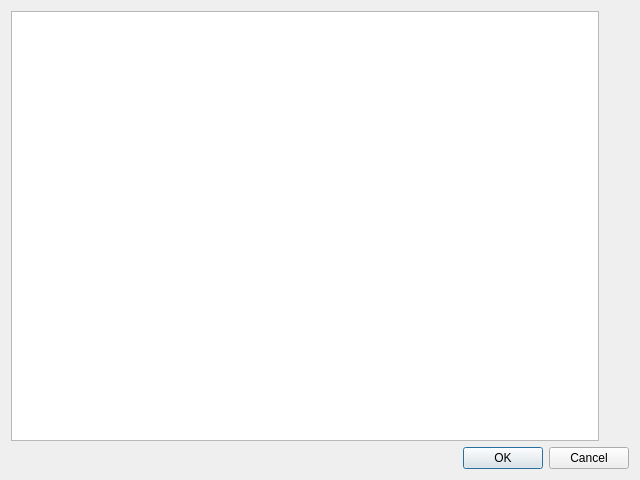
<?xml version="1.0" encoding="UTF-8"?>
<ui version="4.0">
 <class>Config</class>
 <widget class="QDialog" name="Config">
  <property name="geometry">
   <rect>
    <x>0</x>
    <y>0</y>
    <width>640</width>
    <height>480</height>
   </rect>
  </property>
  <property name="windowTitle">
   <string>Add videos</string>
  </property>
  <property name="modal">
   <bool>true</bool>
  </property>
  <layout class="QGridLayout" name="gridLayout">
   <item row="0" column="0" rowspan="4">
    <widget class="QListWidget" name="lswVideos">
     <property name="selectionMode">
      <enum>QAbstractItemView::ExtendedSelection</enum>
     </property>
     <property name="iconSize">
      <size>
       <width>128</width>
       <height>128</height>
      </size>
     </property>
     <property name="movement">
      <enum>QListView::Static</enum>
     </property>
     <property name="viewMode">
      <enum>QListView::IconMode</enum>
     </property>
    </widget>
   </item>
   <item row="0" column="1">
    <widget class="QPushButton" name="btnAdd">
     <property name="minimumSize">
      <size>
       <width>24</width>
       <height>24</height>
      </size>
     </property>
     <property name="maximumSize">
      <size>
       <width>24</width>
       <height>24</height>
      </size>
     </property>
     <property name="icon">
      <iconset resource="../icons.qrc">
       <normaloff>:/icons/icons/list-add.png</normaloff>:/icons/icons/list-add.png</iconset>
     </property>
     <property name="flat">
      <bool>true</bool>
     </property>
    </widget>
   </item>
   <item row="1" column="1">
    <widget class="QPushButton" name="btnRemove">
     <property name="minimumSize">
      <size>
       <width>24</width>
       <height>24</height>
      </size>
     </property>
     <property name="maximumSize">
      <size>
       <width>24</width>
       <height>24</height>
      </size>
     </property>
     <property name="icon">
      <iconset resource="../icons.qrc">
       <normaloff>:/icons/icons/list-remove.png</normaloff>:/icons/icons/list-remove.png</iconset>
     </property>
     <property name="flat">
      <bool>true</bool>
     </property>
    </widget>
   </item>
   <item row="2" column="1">
    <spacer name="vspRight">
     <property name="orientation">
      <enum>Qt::Vertical</enum>
     </property>
     <property name="sizeHint" stdset="0">
      <size>
       <width>20</width>
       <height>171</height>
      </size>
     </property>
    </spacer>
   </item>
   <item row="4" column="0" colspan="2">
    <widget class="QDialogButtonBox" name="bbxOkCancel">
     <property name="orientation">
      <enum>Qt::Horizontal</enum>
     </property>
     <property name="standardButtons">
      <set>QDialogButtonBox::Cancel|QDialogButtonBox::Ok</set>
     </property>
    </widget>
   </item>
  </layout>
 </widget>
 <tabstops>
  <tabstop>lswVideos</tabstop>
  <tabstop>btnAdd</tabstop>
  <tabstop>btnRemove</tabstop>
  <tabstop>bbxOkCancel</tabstop>
 </tabstops>
 <resources>
  <include location="../icons.qrc"/>
 </resources>
 <connections>
  <connection>
   <sender>bbxOkCancel</sender>
   <signal>accepted()</signal>
   <receiver>Config</receiver>
   <slot>accept()</slot>
   <hints>
    <hint type="sourcelabel">
     <x>271</x>
     <y>277</y>
    </hint>
    <hint type="destinationlabel">
     <x>385</x>
     <y>130</y>
    </hint>
   </hints>
  </connection>
  <connection>
   <sender>bbxOkCancel</sender>
   <signal>rejected()</signal>
   <receiver>Config</receiver>
   <slot>reject()</slot>
   <hints>
    <hint type="sourcelabel">
     <x>359</x>
     <y>274</y>
    </hint>
    <hint type="destinationlabel">
     <x>381</x>
     <y>170</y>
    </hint>
   </hints>
  </connection>
 </connections>
 <slots>
  <slot>on_btnAdd_clicked()</slot>
  <slot>on_btnRemove_clicked()</slot>
 </slots>
</ui>
